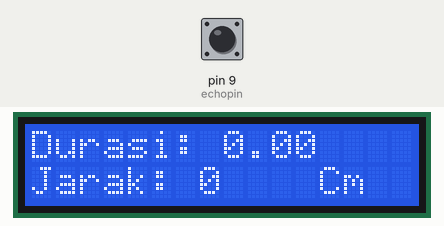
Recording of a sketch running on a simulated Arduino Uno, built with avr-gcc and run on an emulated ATmega328P. Parts: 16×2 character LCD. Inputs (shaded band) come from the test bench; at power-on: pin 9 (echopin) LOW. What the sketch prints to the serial monitor is not drawn.

Above: at 1.8 s.
1.9 s: pin 9 (echopin) pulsed HIGH 2 times (0.12 s each, 0.3 s apart)
At 2.7 s:
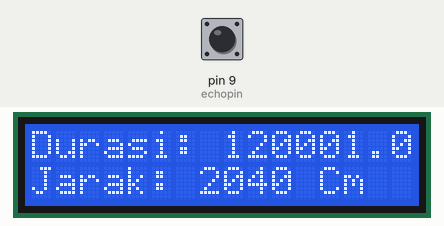
Timing chart, 0 to 4.9 s (numbered marks = the images above; inputs shaded):
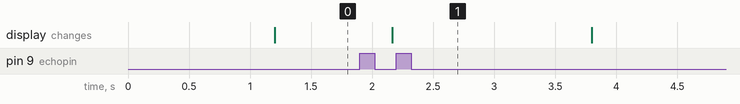

The sketch:

sketch_oct2a.ino
```cpp
#include <LiquidCrystal_I2C.h>


LiquidCrystal_I2C mylcd(0x27,16,2);
int trigpin = 8;
int echopin = 9;
float durasi;
int jarak;

void setup() {
  // put your setup code here, to run once:
  mylcd.init();
  mylcd.backlight();
  pinMode(trigpin, OUTPUT);
  pinMode(echopin, INPUT);
  Serial.begin(9600);
}

void loop() {
  // put your main code here, to run repeatedly:
  digitalWrite(trigpin, LOW);
  delayMicroseconds(2);
  digitalWrite(trigpin, HIGH);
  delayMicroseconds(10);

  durasi=pulseIn(echopin, HIGH);
  Serial.print("Durasi: ");
  Serial.println(durasi);

  jarak=durasi*0.017;
  Serial.print("Jarak: ");
  Serial.print(jarak);
  Serial.println("Cm");
  delay(100);

  mylcd.clear();
  mylcd.println("Durasi: ");
  mylcd.setCursor(8,0);
  mylcd.println(durasi);
  mylcd.setCursor(0,1);
  mylcd.println("Jarak: ");
  mylcd.setCursor(7,1);
  mylcd.println(jarak);
  mylcd.setCursor(12,1);
  mylcd.println("Cm");
  delay(500);
}
```

Measured:
- after the input at 1.9 s, the display: changes after 0.26 s (image 1)
